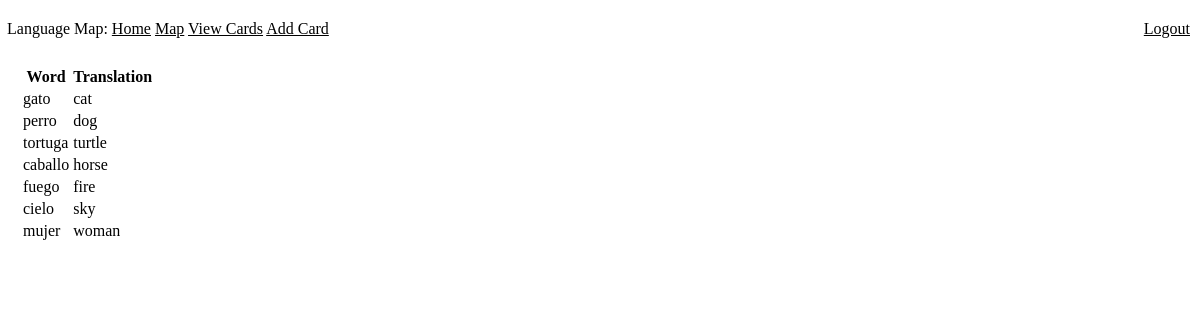
Page /viewCards (signed in) on the earlier database version.
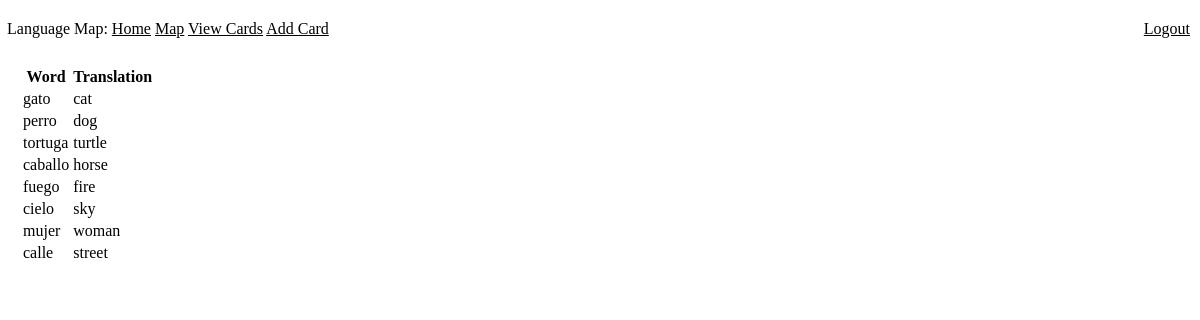
Same page on the later database version.
### app/models.py (models this page shows)
class Card(db.Model):
    id = db.Column(db.Integer, primary_key=True)
    word = db.Column(db.String(64), index=True, unique=True)
    translation = db.Column(db.String(1000), index=True)
    def __repr__(self):
        return '<Card {}>'.format(self.word)

### app/routes.py (the view)
@app.route('/viewCards')
@login_required
def viewCards():
    cards = Card.query.all()
    print(cards)
    return render_template('viewCards.html', title='View Cards', cards=cards)

### app/models.py (called while the page is built)
@login.user_loader
def load_user(id):
    return User.query.get(int(id))

### app/templates/viewCards.html
{% extends "base.html" %}
{% block content %}
<div class="int">
    <table>
        <thead>
            <th>Word</th>
            <th>Translation</th>
        </thead>
        {% for card in cards %}
        <tbody>
            <td>{{ card.word }}</td>
            <td>{{ card.translation }}</td>
        </tbody>
        {% endfor %}
    </table>
</div>
{% endblock %}

### app/templates/base.html (shortened to what this page needs)
<!DOCTYPE html>
<link rel="stylesheet" href="{{ url_for('static', filename='style.css') }}">
<html>
    <head>
        <div>
            <div class="nav">
            Language Map:
            <a href="/index">Home</a>
            {%if current_user.is_anonymous %}
            <div class="right">
                <a href="/login">Login</a>
            </div>
            {% else %}
            <a href="/map">Map</a>
            <a href="/viewCards">View Cards</a>
            <a href="/addCard">Add Card</a>
            <div class="right">
                <a href="/logout">Logout</a>
            </div>
            {% endif %}
            </div>
        </div>
        </head>
        <body>
            <div class="content">
            {% block content %}{% endblock %}
            </div>
    </body>
</html>

### app/static/style.css (style rules this page uses)
html, body { background-color: white; margin: 0px; padding: 0px; }
.content { margin: 0px; }
.int { margin: 20px; }
a { color: black; }
.nav { background-color: white; padding: 7px; padding-top: 20px; }
.right { display: inline-block; position: fixed; right: 10px; }

Differences in the rows shown:
added Card: word "calle", translation "street"
